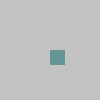
Frame 1 (no input)
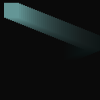
Frame 60 (the mouse pressed at the canvas centre just before this capture)
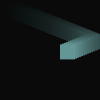
Frame 120 (the mouse held since frame 60 and released just before this capture)

The Processing sketch that drew these frames (run headless with seeded random() and noise(); from frame 60 on, the mouse is pressed at the canvas centre):

// Processing sketch: processing_163364
// ── processing_163364.pde

float x = 50.0; // X-coordinate
float y = 50.0; // Y-coordinate
float radius = 15.0; // Radius of the circle
float speedX = 2.0; // Speed of motion on the x-axis
float speedY = 0.8; // Speed of motion on the y-axis
int directionX = 1; // Direction of motion on the x-axis
int directionY = -1; // Direction of motion on the y-axis
 
void setup() {
  size(100, 100);
  smooth();
  noStroke();
  ellipseMode(RADIUS);
}
 
void draw() {
  fill(0,12);
  rect(0, 0, width, height);
  fill(100,150,150);
  rect(x, y, radius, radius);
 
  x += speedX * directionX;
  if ((x > width-radius) || (x < -radius+radius)) {      
    directionX = -directionX; // Change direction    
  }    
 
  y += speedY * directionY;    
  if ((y > height-radius) || (y < -radius+radius)) {
    directionY = -directionY; // Change direction
  }
}
